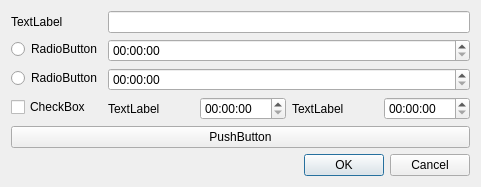
<?xml version="1.0" encoding="UTF-8"?>
<ui version="4.0">
 <class>rulesDialog</class>
 <widget class="QDialog" name="rulesDialog">
  <property name="geometry">
   <rect>
    <x>0</x>
    <y>0</y>
    <width>481</width>
    <height>178</height>
   </rect>
  </property>
  <property name="windowTitle">
   <string>Dialog</string>
  </property>
  <layout class="QVBoxLayout" name="verticalLayout">
   <item>
    <layout class="QFormLayout" name="formScreen">
     <item row="0" column="0">
      <widget class="QLabel" name="labelRuleNum">
       <property name="text">
        <string>TextLabel</string>
       </property>
      </widget>
     </item>
     <item row="0" column="1">
      <widget class="QLineEdit" name="leRuleNum">
       <property name="readOnly">
        <bool>true</bool>
       </property>
      </widget>
     </item>
     <item row="1" column="0">
      <widget class="QRadioButton" name="rbRuleAt">
       <property name="text">
        <string>RadioButton</string>
       </property>
      </widget>
     </item>
     <item row="1" column="1">
      <widget class="QTimeEdit" name="teRuleAt">
       <property name="displayFormat">
        <string>hh:mm:ss</string>
       </property>
      </widget>
     </item>
     <item row="2" column="0">
      <widget class="QRadioButton" name="rbRuleEvery">
       <property name="text">
        <string>RadioButton</string>
       </property>
      </widget>
     </item>
     <item row="2" column="1">
      <widget class="QTimeEdit" name="teRuleEvery">
       <property name="displayFormat">
        <string>hh:mm:ss</string>
       </property>
      </widget>
     </item>
     <item row="3" column="1">
      <layout class="QHBoxLayout" name="hlInterval">
       <item>
        <widget class="QLabel" name="labelHLIntervalFrom">
         <property name="text">
          <string>TextLabel</string>
         </property>
        </widget>
       </item>
       <item>
        <widget class="QTimeEdit" name="teHLIntervalFrom">
         <property name="displayFormat">
          <string>hh:mm:ss</string>
         </property>
        </widget>
       </item>
       <item>
        <widget class="QLabel" name="labelHLIntervalTo">
         <property name="text">
          <string>TextLabel</string>
         </property>
        </widget>
       </item>
       <item>
        <widget class="QTimeEdit" name="teHLIntervalTo">
         <property name="displayFormat">
          <string>hh:mm:ss</string>
         </property>
        </widget>
       </item>
      </layout>
     </item>
     <item row="3" column="0">
      <widget class="QCheckBox" name="checkboxHLInterval">
       <property name="text">
        <string>CheckBox</string>
       </property>
      </widget>
     </item>
    </layout>
   </item>
   <item>
    <widget class="QPushButton" name="pbRuleRemove">
     <property name="text">
      <string>PushButton</string>
     </property>
    </widget>
   </item>
   <item>
    <widget class="QDialogButtonBox" name="bbScreen">
     <property name="orientation">
      <enum>Qt::Horizontal</enum>
     </property>
     <property name="standardButtons">
      <set>QDialogButtonBox::Cancel|QDialogButtonBox::Ok</set>
     </property>
    </widget>
   </item>
  </layout>
 </widget>
 <resources/>
 <connections>
  <connection>
   <sender>bbScreen</sender>
   <signal>accepted()</signal>
   <receiver>rulesDialog</receiver>
   <slot>accept()</slot>
   <hints>
    <hint type="sourcelabel">
     <x>248</x>
     <y>254</y>
    </hint>
    <hint type="destinationlabel">
     <x>157</x>
     <y>274</y>
    </hint>
   </hints>
  </connection>
  <connection>
   <sender>bbScreen</sender>
   <signal>rejected()</signal>
   <receiver>rulesDialog</receiver>
   <slot>reject()</slot>
   <hints>
    <hint type="sourcelabel">
     <x>316</x>
     <y>260</y>
    </hint>
    <hint type="destinationlabel">
     <x>286</x>
     <y>274</y>
    </hint>
   </hints>
  </connection>
 </connections>
</ui>
